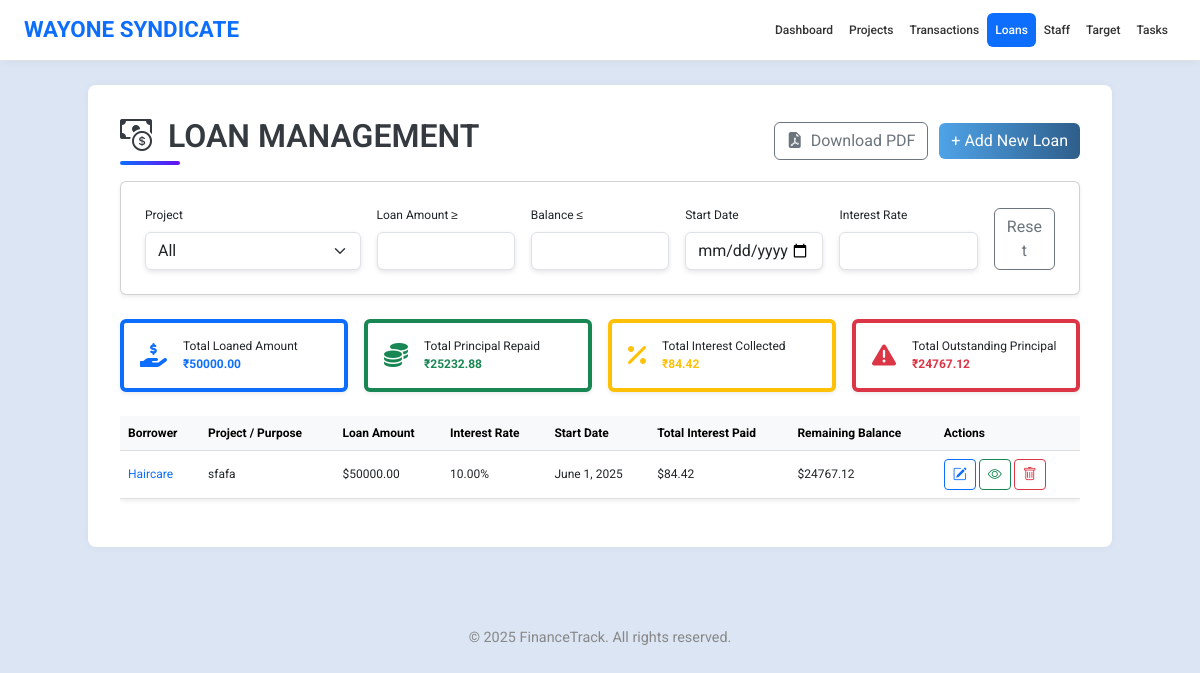
Screenshot of /loans/ with the database file from the repository.
### app1/models.py (models this page shows, shortened)
class Loan(models.Model):
    project = models.ForeignKey(Project, on_delete=models.CASCADE)
    loan_id = models.CharField(max_length=50,unique=True)
    amount = models.DecimalField(max_digits=10, decimal_places=2)
    interest_rate = models.DecimalField(max_digits=5, decimal_places=2, help_text='annual Interest in %')
    loan_purpose = models.CharField(max_length=100)
    start_date = models.DateField()
    created_at = models.DateTimeField(auto_now_add=True)
    updated_at = models.DateTimeField(auto_now=True)
    class Meta:
        verbose_name = 'Loan'
        verbose_name_plural = 'Loans'
        ordering = ['-start_date']

class Project(models.Model):
    code = models.CharField(max_length=20)
    name = models.CharField(max_length=100)
    location = models.CharField(max_length=100)
    total_budget = models.DecimalField(max_digits=12, decimal_places=2)
    start_date = models.DateField()
    end_date = models.DateField()
    notes = models.TextField(blank=True, null=True)
    def __str__(self):
        return self.name

### app1/views.py (the view)
# urls.py: path('loans/', views.loan_list, name='loan_list'),
def loan_list(request):
    loans = Loan.objects.select_related('project').all()
    form = LoanForm()  # Required for Add Loan Modal
    for loan in loans:
        loan.get_form = LoanForm(instance=loan)
        total_interest = loan.repayments.aggregate(total=Sum('interest_paid'))['total'] or Decimal('0.00')
        total_principal = loan.repayments.aggregate(total=Sum('principal_paid'))['total'] or Decimal('0.00')
        loan.remaining_balance = loan.amount - total_principal
        loan.total_interest_paid = total_interest
    loans = list(loans)
    project = request.GET.get('project')
    loan_amount = request.GET.get('loan_amount')
    balance = request.GET.get('balance')
    start_date = request.GET.get('start_date')
    interest_rate = request.GET.get('interest_rate')
    if project:
        loans = [loan for loan in loans if str(loan.project_id) == project]
    if loan_amount:
        loans = [loan for loan in loans if loan.amount >= Decimal(loan_amount)]
    if balance:
        loans = [loan for loan in loans if loan.remaining_balance <= Decimal(balance)]
    if start_date:
        loans = [loan for loan in loans if str(loan.start_date) >= start_date]
    if interest_rate:
        loans = [loan for loan in loans if loan.interest_rate >= Decimal(interest_rate)]
    total_loaned_amount = sum([loan.amount for loan in loans], Decimal('0.00'))
    total_principal_repaid = Repayment.objects.aggregate(total=Sum('principal_paid'))['total'] or Decimal('0.00')
    total_interest_collected = Repayment.objects.aggregate(total=Sum('interest_paid'))['total'] or Decimal('0.00')
    total_outstanding = total_loaned_amount - total_principal_repaid
    context = {
        'form': form,  # Add Loan Modal
        'loans': loans,
        'projects': Project.objects.all(),
        'total_loaned_amount': total_loaned_amount,
        'total_principal_repaid': total_principal_repaid,
        'total_interest_collected': total_interest_collected,
        'total_outstanding': total_outstanding,
    }
    return render(request, 'loan.html', context)

### app1/forms.py
class LoanForm(forms.ModelForm):
    class Meta:
        model = Loan
        exclude = ('created_at', 'updated_at')  # fixed spelling
        widgets = {
            'loan_id': forms.TextInput(attrs={'class': 'form-control'}),
            'project': forms.Select(attrs={'class': 'form-select'}),
            'amount': forms.NumberInput(attrs={'class': 'form-control'}),
            'interest_rate': forms.NumberInput(attrs={'class': 'form-control'}),
            'purpose': forms.Textarea(attrs={'class': 'form-control'}),
            'start_date': forms.DateInput(attrs={'class': 'form-control', 'type': 'date'}),
            'repayment_date': forms.DateInput(attrs={'class': 'form-control', 'type': 'date'}),
        }
    def __init__(self, *args, **kwargs):
        super(LoanForm, self).__init__(*args, **kwargs)
        self.fields['project'].empty_label = "Select Project"

### templates/loan.html (shortened to what this page needs)
{% extends 'base.html' %}
{% load static %}
{% block content %}
<div class="d-flex justify-content-between align-items-center mb-3">
   <h2 class="page-title mb-3 mb-md-0">
     <i class="bi bi-cash-coin me-2"></i> LOAN MANAGEMENT
   </h2>
   <div>
     <a href="{% url 'download_loan_pdf' %}" class="btn btn-outline-secondary me-2">
         <i class="bi bi-file-earmark-pdf-fill me-1"></i> Download PDF
     </a>
     <button class="btn btn-primary" data-bs-toggle="modal" data-bs-target="#addLoanModal">
         + Add New Loan
     </button>
   </div>
</div>
<div class="card shadow-sm p-4 mb-4 fade-in">
  <form id="loanFilterForm" method="get">
    <div class="row g-3">
      <div class="col-md-3">
        <label class="form-label">Project</label>
        <select name="project" class="form-select live-filter">
          <option value="">All</option>
        </select>
      </div>
      <div class="col-md-2">
        <label class="form-label">Loan Amount ≥</label>
        <input type="number" name="loan_amount" class="form-control live-filter" value="{{ request.GET.loan_amount }}">
      </div>
      <div class="col-md-2">
        <label class="form-label">Balance ≤</label>
        <input type="number" name="balance" class="form-control live-filter" value="{{ request.GET.balance }}">
      </div>
      <div class="col-md-2">
        <label class="form-label">Start Date</label>
        <input type="date" name="start_date" class="form-control live-filter" value="{{ request.GET.start_date }}">
      </div>
      <div class="col-md-2">
        <label class="form-label">Interest Rate</label>
        <input type="number" name="interest_rate" step="0.01" class="form-control live-filter" value="{{ request.GET.interest_rate }}">
      </div>
      <div class="col-md-1 d-flex align-items-end">
        <a href="{% url 'loan_list' %}" class="btn btn-outline-secondary w-100">Reset</a>
      </div>
    </div>
  </form>
</div>
<div class="row g-3 mb-4">
  <div class="col-md-3">
    <div class="card shadow-sm p-3 border-start border-primary border-4 custom-card">
      <div class="d-flex align-items-center">
        <i class="fas fa-hand-holding-usd fa-2x text-primary me-3"></i>
        <div>
          <h6 class="mb-1">Total Loaned Amount</h6>
          <h4 class="text-primary fw-bold mb-0">₹{{ total_loaned_amount|floatformat:2 }}</h4>
        </div>
      </div>
    </div>
  </div>
  <div class="col-md-3">
    <div class="card shadow-sm p-3 border-start border-success border-4 custom-card">
      <div class="d-flex align-items-center">
        <i class="fas fa-coins fa-2x text-success me-3"></i>
        <div>
          <h6 class="mb-1">Total Principal Repaid</h6>
          <h4 class="text-success fw-bold mb-0">₹{{ total_principal_repaid|floatformat:2 }}</h4>
        </div>
      </div>
    </div>
  </div>
  <div class="col-md-3">
    <div class="card shadow-sm p-3 border-start border-warning border-4 custom-card">
      <div class="d-flex align-items-center">
        <i class="fas fa-percent fa-2x text-warning me-3"></i>
        <div>
          <h6 class="mb-1">Total Interest Collected</h6>
          <h4 class="text-warning fw-bold mb-0">₹{{ total_interest_collected|floatformat:2 }}</h4>
        </div>
      </div>
    </div>
  </div>
  <div class="col-md-3">
    <div class="card shadow-sm p-3 border-start border-danger border-4 custom-card">
      <div class="d-flex align-items-center">
        <i class="fas fa-exclamation-triangle fa-2x text-danger me-3"></i>
        <div>
          <h6 class="mb-1">Total Outstanding Principal</h6>
          <h4 class="text-danger fw-bold mb-0">₹{{ total_outstanding|floatformat:2 }}</h4>
        </div>
      </div>
    </div>
  </div>
</div>
<div class="table-responsive">
  <table class="table table-hover shadow-sm">
    <thead class="table-light">
      <tr>
        <th>Borrower</th>
        <th>Project / Purpose</th>
        <th>Loan Amount</th>
        <th>Interest Rate</th>
        <th>Start Date</th>
        <th>Total Interest Paid</th>
        <th>Remaining Balance</th>
        <th>Actions</th>
      </tr>
    </thead>
    <tbody>
      {% for loan in loans %}
      <tr>
        <td><a href="#" class="text-primary" data-bs-toggle="modal" data-bs-target="#viewLoanModal{{ loan.id }}">{{ loan.project }}</a></td>
        <td>{{ loan.loan_purpose }}</td>
        <td>${{ loan.amount|floatformat:2 }}</td>
        <td>{{ loan.interest_rate|floatformat:2 }}%</td>
        <td>{{ loan.start_date }}</td>
        <td>${{ loan.total_interest_paid|default:"0.00"|floatformat:2 }}</td>
        <td>${{ loan.remaining_balance|default:"0.00"|floatformat:2 }}</td>
        <td>
          <button class="btn btn-sm btn-outline-primary" data-bs-toggle="modal" data-bs-target="#editLoanModal{{ loan.id }}">
             <i class="bi bi-pencil-square"></i>
          </button>
          <a href="{% url 'loan_detail' loan.id %}" class="btn btn-sm btn-outline-success">
              <i class="bi bi-eye"></i>
          </a>
          <button class="btn btn-sm btn-outline-danger" onclick="deleteLoan({{ loan.id }})">
             <i class="bi bi-trash"></i>
          </button>
        </td>
      </tr>
      {% endfor %}
    </tbody>
  </table>
</div>
{% endblock %}

### templates/base.html (style rules this page uses)
body { background-color: #f9fafb; font-family: 'Segoe UI', sans-serif; }
.btn-primary { background-color: #0d6efd; border: none; }

### templates/loan.html (style rules this page uses)
body { font-family: 'Roboto', sans-serif; font-size: 12px; background-color:rgba(180, 200, 230, 0.47); color: #212529; }
.table th, .table td { vertical-align: middle; }
.btn-primary { background: linear-gradient(to right,rgb(79, 163, 232),rgb(46, 94, 139)); border: none; }
.form-control, .form-select { box-shadow: 0 2px 5px rgba(0, 0, 0, 0.1); transition: all 0.3s ease-in-out; }
.fade-in { animation: fadeIn 0.6s ease-in-out both; }
.page-title { font-weight: 600; font-size: 2rem; color: #343a40; position: relative; padding-bottom: 10px; }
.page-title::after { content: ''; position: absolute; left: 0; bottom: 0; width: 60px; height: 4px; background: linear-gradient(90deg, #0d6efd, #6610f2); border-radius: 2px; }
.custom-card { transition: transform 0.2s ease-in-out; }

### rows the page displays
Loan: project "Haircare", loan_purpose "sfafa", amount "50000.00", interest_rate "10.00", start_date "June 1, 2025", total_interest_paid "84.42", remaining_balance "24767.12"

### other values shown
{{ total_loaned_amount|floatformat:2 }} "50000.00"
{{ total_principal_repaid|floatformat:2 }} "25232.88"
{{ total_interest_collected|floatformat:2 }} "84.42"
{{ total_outstanding|floatformat:2 }} "24767.12"
{{ year|default:"2025" }} "2025"
